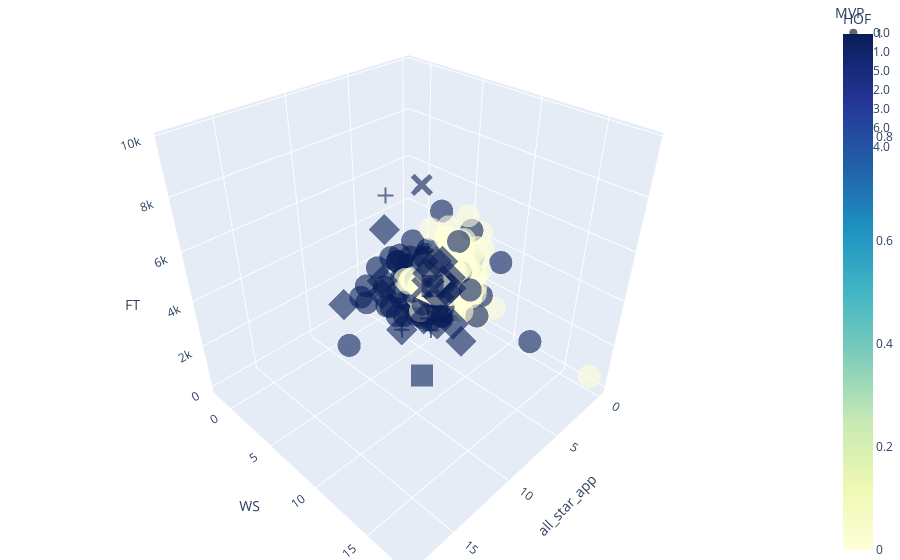

The notebook cell saved with this chart:
### Markdown cell above
### 3D Mapping of Top 3 Features of HOF Players

### Code cell
# As determined by Feature Importances
fig = px.scatter_3d(nba_retired, x='all_star_app', y='WS', z='FT', color='HOF', symbol='MVP', size_max=18, opacity=0.6,\
                   color_continuous_scale='YlGnBu')
fig.update_layout(margin=dict(l=0, r=0, b=0, t=0))
#fig.show()

### Figure 1 — Plotly figure (JSON) as saved in the notebook; plotly's stock layout.template omitted (floating-point values rounded to 4 significant figures; data arrays with more than 128 entries replaced by an {"elided": "..."} marker saying what was removed)
{"data": [{"hovertemplate": "MVP=0.0<br>all_star_app=%{x}<br>WS=%{y}<br>FT=%{z}<br>HOF=%{marker.color}<extra></extra>", "legendgroup": "0.0", "marker": {"color": {"elided": "3124 int values"}, "coloraxis": "coloraxis", "opacity": 0.6, "symbol": "circle"}, "mode": "markers", "name": "0.0", "scene": "scene", "showlegend": true, "type": "scatter3d", "x": {"elided": "3124 int values"}, "y": {"elided": "3124 float values"}, "z": {"elided": "3124 int values"}}, {"hovertemplate": "MVP=1.0<br>all_star_app=%{x}<br>WS=%{y}<br>FT=%{z}<br>HOF=%{marker.color}<extra></extra>", "legendgroup": "1.0", "marker": {"color": [1, 1, 1, 1, 1, 1, 1, 1, 1, 1, 0, 1, 1, 1, 1, 1, 1, 1], "coloraxis": "coloraxis", "opacity": 0.6, "symbol": "diamond"}, "mode": "markers", "name": "1.0", "scene": "scene", "showlegend": true, "type": "scatter3d", "x": [9, 6, 1, 4, 13, 5, 9, 4, 6, 10, 3, 12, 11, 12, 12, 4, 5, 7], "y": [5.818, 8.269, 3.93, 7.011, 6.5, 5.235, 11.07, 5.95, 7.845, 12.77, 4.513, 9.033, 9.645, 13.51, 9.085, 4.731, 8.477, 7.48], "z": [6375, 4114, 1111, 3394, 4624, 3944, 6349, 2207, 2027, 6035, 2316, 5423, 3844, 7694, 5935, 3011, 1883, 2465]}, {"hovertemplate": "MVP=5.0<br>all_star_app=%{x}<br>WS=%{y}<br>FT=%{z}<br>HOF=%{marker.color}<extra></extra>", "legendgroup": "5.0", "marker": {"color": [1, 1], "coloraxis": "coloraxis", "opacity": 0.6, "symbol": "square"}, "mode": "markers", "name": "5.0", "scene": "scene", "showlegend": true, "type": "scatter3d", "x": [12, 13], "y": [12.57, 14.26], "z": [3148, 7327]}, {"hovertemplate": "MVP=2.0<br>all_star_app=%{x}<br>WS=%{y}<br>FT=%{z}<br>HOF=%{marker.color}<extra></extra>", "legendgroup": "2.0", "marker": {"color": [1, 1, 1], "coloraxis": "coloraxis", "opacity": 0.6, "symbol": "x"}, "mode": "markers", "name": "2.0", "scene": "scene", "showlegend": true, "type": "scatter3d", "x": [11, 12, 0], "y": [12.37, 12.35, 0], "z": [6182, 9787, 13]}, {"hovertemplate": "MVP=3.0<br>all_star_app=%{x}<br>WS=%{y}<br>FT=%{z}<br>HOF=%{marker.color}<extra></extra>", "legendgroup": "3.0", "marker": {"color": [1, 1, 1, 1], "coloraxis": "coloraxis", "opacity": 0.6, "symbol": "cross"}, "mode": "markers", "name": "3.0", "scene": "scene", "showlegend": true, "type": "scatter3d", "x": [11, 10, 11, 11], "y": [9.645, 11.22, 11.98, 8.355], "z": [3844, 3960, 4960, 8531]}, {"hovertemplate": "MVP=6.0<br>all_star_app=%{x}<br>WS=%{y}<br>FT=%{z}<br>HOF=%{marker.color}<extra></extra>", "legendgroup": "6.0", "marker": {"color": [1], "coloraxis": "coloraxis", "opacity": 0.6, "symbol": "circle"}, "mode": "markers", "name": "6.0", "scene": "scene", "showlegend": true, "type": "scatter3d", "x": [18], "y": [13.67], "z": [6712]}, {"hovertemplate": "MVP=4.0<br>all_star_app=%{x}<br>WS=%{y}<br>FT=%{z}<br>HOF=%{marker.color}<extra></extra>", "legendgroup": "4.0", "marker": {"color": [1], "coloraxis": "coloraxis", "opacity": 0.6, "symbol": "diamond"}, "mode": "markers", "name": "4.0", "scene": "scene", "showlegend": true, "type": "scatter3d", "x": [13], "y": [16.48], "z": [6057]}], "layout": {"coloraxis": {"colorbar": {"title": {"text": "HOF"}}, "colorscale": [[0, "rgb(255,255,217)"], [0.125, "rgb(237,248,177)"], [0.25, "rgb(199,233,180)"], [0.375, "rgb(127,205,187)"], [0.5, "rgb(65,182,196)"], [0.625, "rgb(29,145,192)"], [0.75, "rgb(34,94,168)"], [0.875, "rgb(37,52,148)"], [1, "rgb(8,29,88)"]]}, "legend": {"title": {"text": "MVP"}, "tracegroupgap": 0}, "margin": {"b": 0, "l": 0, "r": 0, "t": 0}, "scene": {"domain": {"x": [0, 1], "y": [0, 1]}, "xaxis": {"title": {"text": "all_star_app"}}, "yaxis": {"title": {"text": "WS"}}, "zaxis": {"title": {"text": "FT"}}}}}
